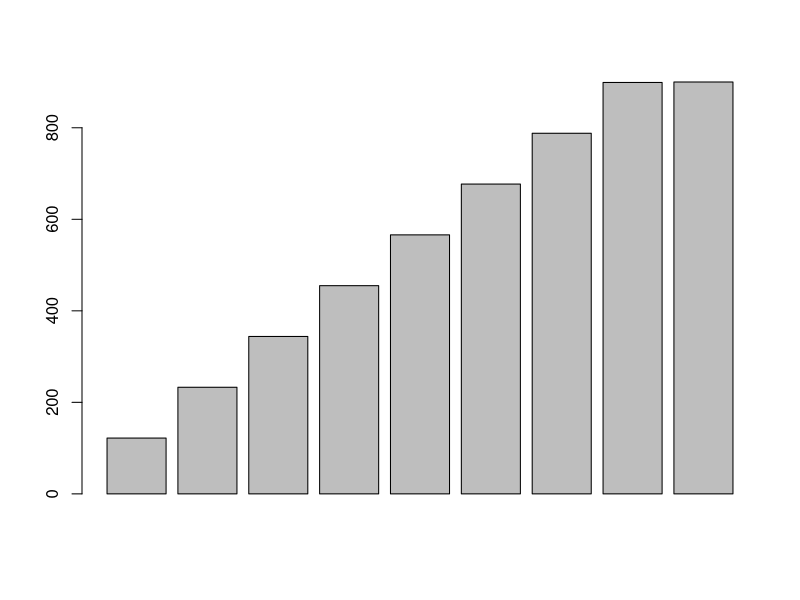
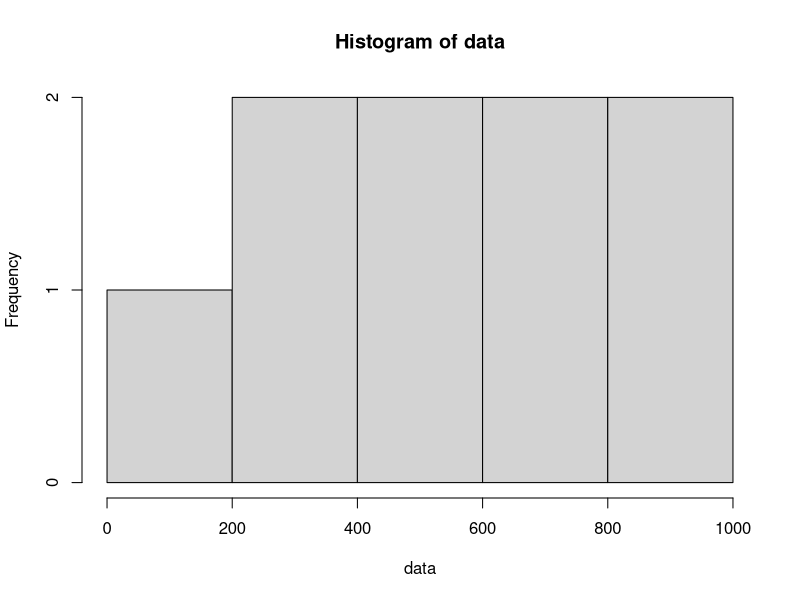
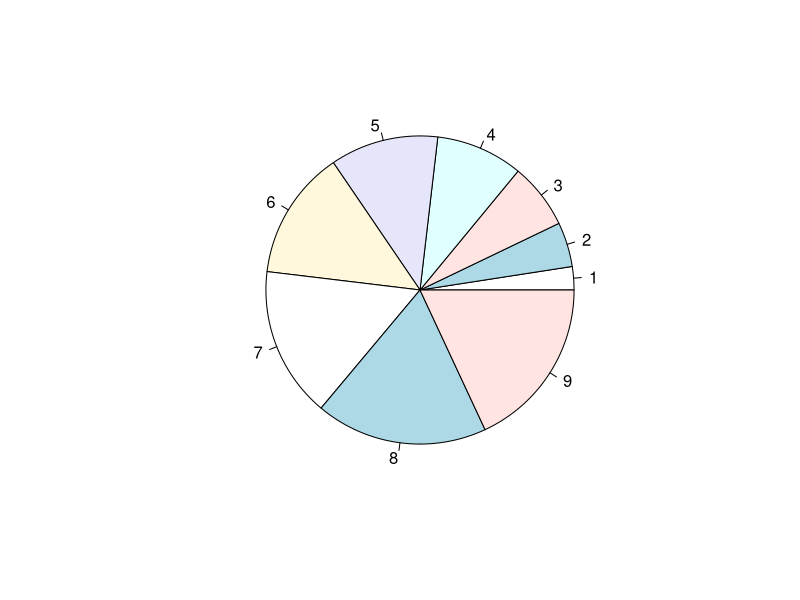

Generate these figures, in order, with R:
data <- c(122,233,344,455,566,677,788,899,900)
print("Dataset:")
print(data)
meanv <- mean(data)
print(paste("Mean=",meanv))
medianv <- median(data)
print(paste("Median=",medianv))
mode_funtion <- function(x){
  unq_values <- unique(x)
  unq_values[which.max(tabulate(match(x,unq_values)))]
}
modev <- mode_funtion(data)
print(paste("Mode=",modev))
maxv <- max(data)
print(paste("Maximum=",maxv))
minv <- min(data)
print(paste("Minimum=",minv))
varv <- var(data)
print(paste("Variance=",varv))
sdv <- sd(data)
print(paste("Standard deiation=",sdv))
summary(data)
barplot(data)
hist(data)
pie(data)
